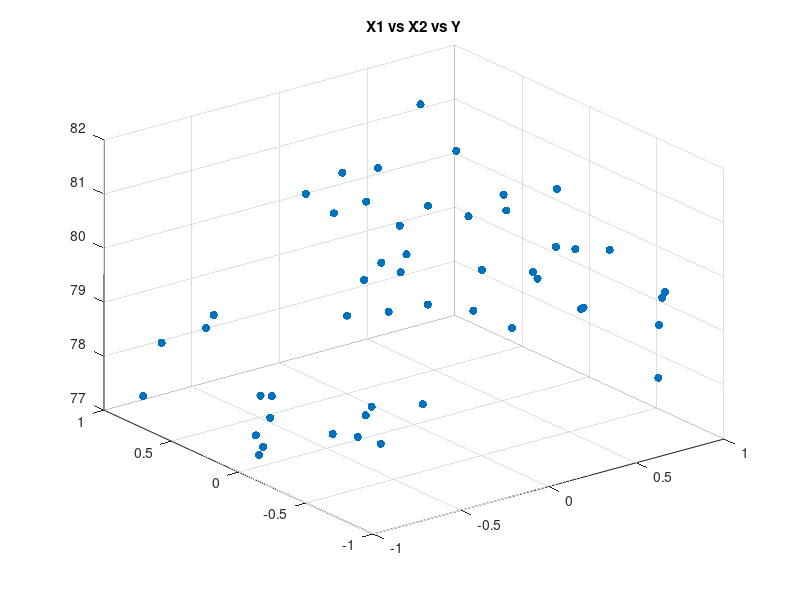
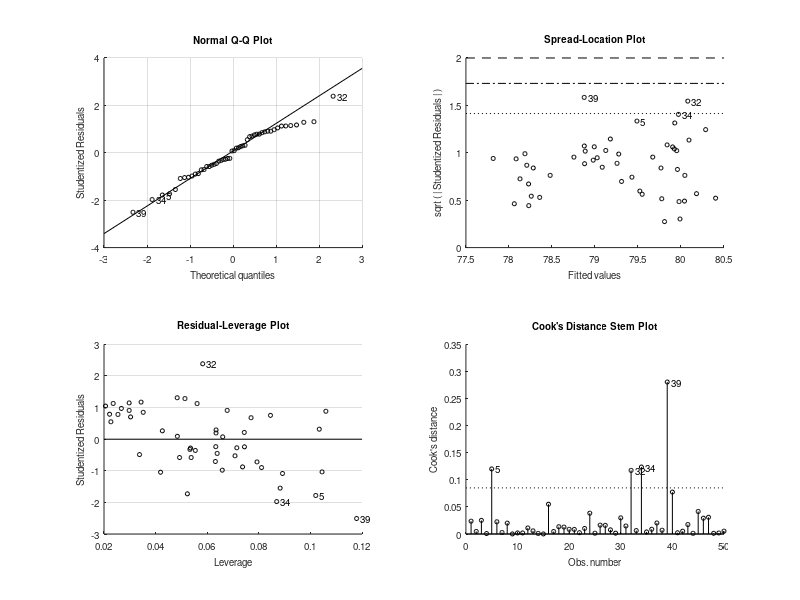
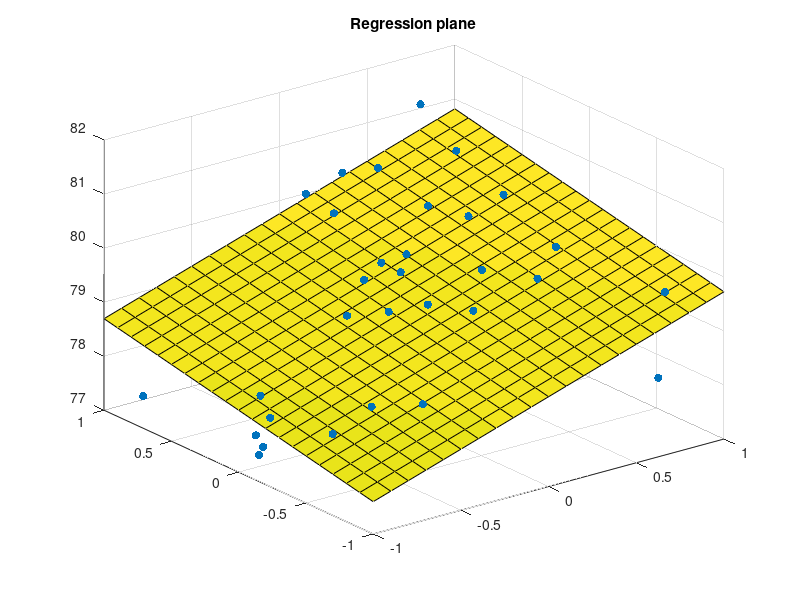

MATLAB code to generate these figures, in order: (Note: this script raises an error after producing the figures.)

% RESPONSE SURFACE REGRESSION
%[y x1 x2]
  A=[78.392199241794643 -0.579331150945265 0.79041165803364488;
   79.83151836782497 -0.048018533489971559 0.18010009224610712;
   80.710204376116678 0.30809874846095936 0.670111336019113;
   78.3702034244389 -0.90205441564363864 -0.035308212492543588;
   78.24548976463204 0.71662669243230259 -0.8811179135382986;
   77.488554464035545 -0.92098346608821513 -0.079327456193004769;
   78.956699726427175 0.28110964844364333 -0.362578948160359;
   80.319616403116044 0.01286908391782191 0.82032089682094234;
   79.8622162318561 0.15423182396449847 0.79572227627626257;
   79.948709274100011 0.75810932755305627 0.302336177225942;
   78.4691219310619 -0.63129310463688459 -0.50789375464803466;
   77.78011775923126 -0.59708532257370739 -0.53195091218474888;
   78.062954561634953 -0.73607909340691291 0.096869989628538627;
   79.967749983001227 0.64441352918909733 -0.21435328192504813;
   80.053887630163842 0.4706860028782387 0.50958956685514634;
   78.689230237648488 0.78697513288073251 -0.21485449977438975;
   77.907496082803846 -0.68063023900594433 -0.4691589237944413;
   79.708922038126758 -0.15541604203464346 -0.30621754997516748;
   80.439471042515123 0.25781546190281263 0.86852528646782612;
   79.983614267828926 0.193562622000573 -0.2522935594332637;
   79.415697134315693 -0.40852106287297829 -0.034947083296464142;
   79.267326116173308 0.56404803602418807 -0.52357079159584141;
   79.814544712511363 -0.23645553145644982 0.062498118206156049;
   79.159856775967754 0.96954238440979734 -0.57975651219318247;
   78.156848236064931 -0.589744040320636 -0.40958587455561429;
   80.687931585891135 0.55950058990826079 0.063971904445298836;
   79.19721058041938 0.69003960356964034 0.015168601787235048;
   79.890267421807025 -0.07742974289683531 -0.0017589860459054306;
   79.870023599434447 0.35825091301744577 0.82299503672555263;
   81.015362306037034 0.5943097614962809 0.46068681535867312;
   78.576980405770556 -0.528850381633194 0.79942436195535149;
   81.78451318703128 0.50445943649227731 0.60984966068057245;
   79.629619400639839 0.84012433644948037 -0.10413159517189001;
   78.581395767256339 0.98927679988604211 -0.52998852489255344;
   79.769410767231022 0.76592614597358732 -0.86575255239919779;
   79.594611240776857 0.006803810614368899 -0.43160248050816108;
   77.462298736129341 -0.9882395857780637 -0.13652414418950798;
   77.755582214325258 -0.96982722888668749 -0.089751314912814448;
   77.13944620238972 -0.808126327936779 0.95870375666078755;
   79.197915310900839 0.57392038322056038 0.85381129024657409;
   79.831219435626025 0.10718518609812974 0.19514747815840111;
   80.278495929997462 0.43903827224890224 0.16735971217449333;
   78.7388892895206 -0.54304303679603549 -0.77385588729752608;
   78.213967934554049 -0.974616204603285 -0.20160058799040712;
   78.165809528742756 -0.75955230079598124 0.88575851500089586;
   80.121041559656533 0.26595649477595484 -0.57135067826325214;
   78.432555674471 -0.96957840279537066 -0.65909523637166667;
   79.8093541908819 0.880531602549604 -0.30623075175428766;
   80.2100797171981 0.99913160433269321 0.24037852020225045;
   79.44873236396802 -0.24356284409497278 -0.12852942985108484];
y=A(:,1);
x1=A(:,2);
x2=A(:,3);

% For different types of chemical systems where the response variable y depends
% on the explanatory variables t1 and t2, y = f(t1, t2), 
% the response surface f can often be appropriately described with the
% help of a second order of the polynomial model.
% LET
% y = chemical yield, 
% t1 = reaction time in seconds, 
% t2 = reaction temperature(C)

% x1 =  (t1-90)/10, 80 <= t1 <= 100 -> -1<x1<1
% x2 = (t2 -145)/5, 140 <= t2 <= 150 -> 1<x2<1

% a) Scatter plot observations against x1 and x2. 

figure; scatter3(x1, x2,y,  'filled'); title('X1 vs X2 vs Y')
% There seems to be a plane to describe the regression linearly.

% Give a suitable linear regression model with 
% response variable y and explanatory variables x1 and x2. 
% Calculate the coeffcient of determination R2


% We looking for y = b0 + b1*x1 + b2*x2 + e


X = [x1 x2]
mdl1 = fitlm(X,y, 'linear')

% Model with only Rsquared of 0.5. Not that much of variance explained.

% -----------------------------------------------------

% b) Plot estimated plane together with observations.

figure;scatter3(x1,x2,y, 'filled'); title('Regression plane')
hold on;
[x1g,x2g]=meshgrid(-1:0.1:1,-1:0.1:1);
yhat=79.2089+1.0631*x1g+0.5477*x2g;
surf(x1g,x2g,yhat);

%-----------------------------------------------------

%  c) Consider new model 2: 
%      y = b0 + b1*x1 + b2*x2 + b3*x1^2 + b4*x2^2 + b5*x1*x2
x3 = x1.*x2;
x4 = x1.*x1;
x5 = x2.*x2;
X2 = [x1 x2 x3 x4 x5];

mdl2 = fitlm(X,y, 'y ~ x1 + x2 + x1^2 +x2^2 +x1*x2');
mdl3 = fitlm(X2, y, 'linear');

% Rsquared of 0.7489, much better than previous model.

%-----------------------------------------------------

% d) Test if added variables are useful. 

% H0: b3 = b4 =b5 = 0 (all new explanatory variables are useless)
% H1: atleast one of b3,b4.b5 are /= 0

% Teststatistic:

% W = ((SSe1 -SSe2)/p)/(SSe2/(n-k-p-1)
% where
% p: #new variables = 3
% n - k -p -1 = dfe for model 2

% Reject h0 if W > c, W~ F(p,n-k-p-1) if H0 true
SSe1 = mdl1.SSE;
SSe2 = mdl2.SSE;
dfe2 = mdl2.DFE;
p = 3;

w = ((SSe1 -SSe2)/p)/(SSe2/dfe2)

c = finv(0.99,p,dfe2)

% w = 14.1 > 4.6 = c lets us reject H0.

% I.e Model 2 seems to descibe data better than model 1.



figure;scatter3(x1,x2,y, 'filled'); title('Regression plane model 2')
hold on;
[x1g,x2g]=meshgrid(-1:0.1:1,-1:0.1:1);
yhat2=79.8225+1.0675.*x1g+0.4161.*x2g + 0.7493.*(x1g*x2g) -1.1999.*(x1g^2) -0.4545.*(x2g^2);
surf(x1g,x2g,yhat2);


% looks shifted up to much, but otherwise ok.

% -------------------------------------------------------

% e) Maximum chemical yield, what time and temp would one choose?

maxYield = max(max(yhat2));
% Max yield of 87.0757 for x1 = x2 = 1

% I.e we would choose reaction time of 80, and temperature of 150C.


